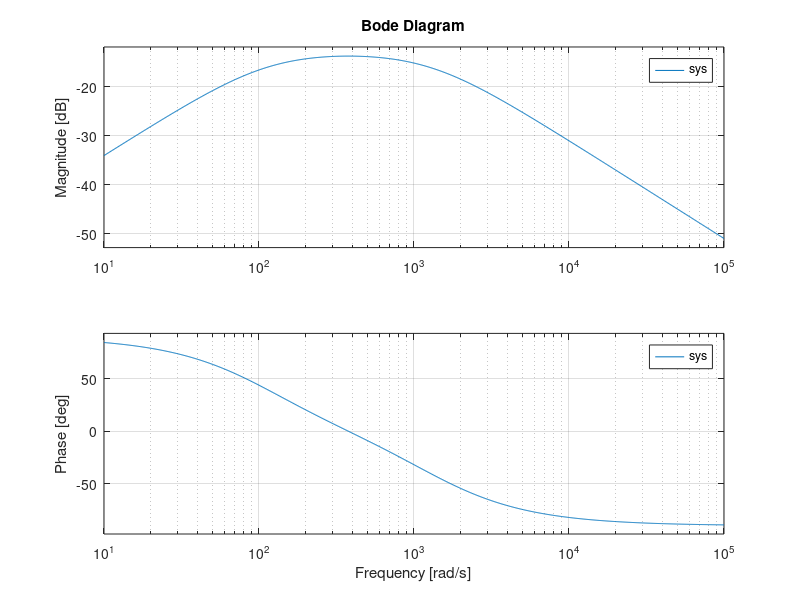
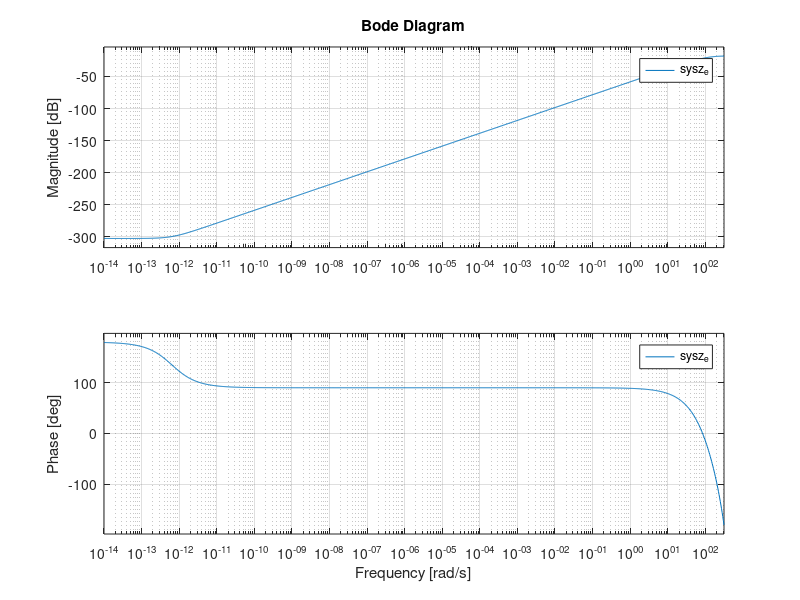
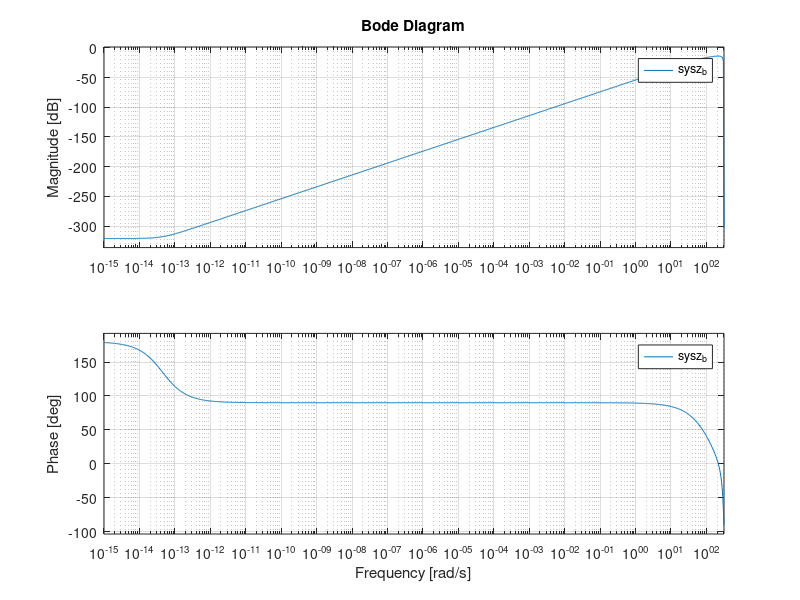

Source code (MATLAB) for these figures, in order:
% frutaaaa????

%Bode plot of frequency response, magnitude and phase of frequency response
clear all
close all
clc
s=tf('s');
%sys=1/(s^4 + 2.613*s^3 + 3.414*s^2 + 2.613*s + 1)
sys=(12500*s)/(44*s^2+60625*s+625*10^4)
% CONTINUOS Transfer function:
%                     1
%-----------------------------------------
%s^4 + 2.613 s^3 + 3.414 s^2 + 2.613 s + 1
T=0.01; %T=1/fm
% DISCRETE Transfer function - EULER:
sysz_e=c2d(sys,T,'zoh')
% DISCRETE Transfer function - BILINEAR:
sysz_b=c2d(sys,T,'tustin')

figure('name','Sistema continuo');
bode(sys);
figure('name','Transformacion conforme Euler');
bode(sysz_e)
figure('name','Transformacion conforma Bilinear');
bode(sysz_b)